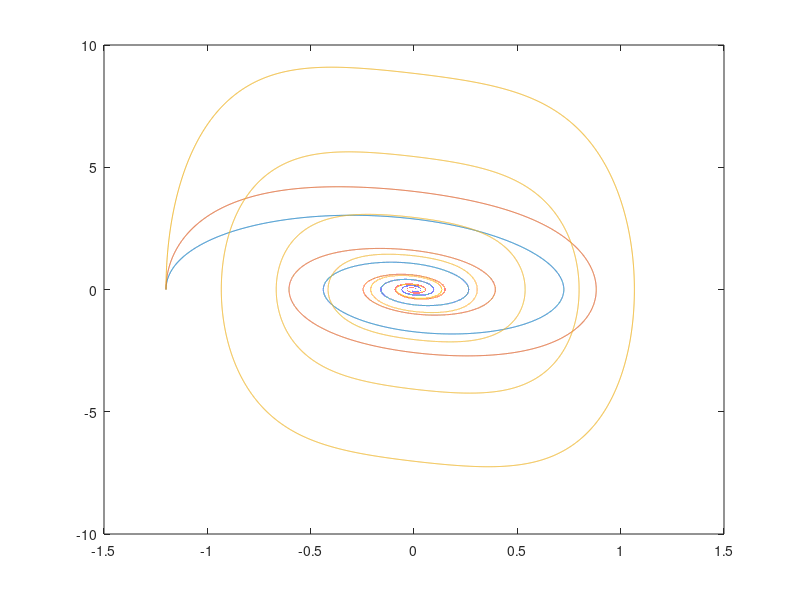

This figure's MATLAB source: (Note: this script raises an error after producing the figure.)
clearvars

m = 1;
gamma = 1;   %prova 1, 0.2 e 4(osserva grafico sx e vedi sottoperiodi e periodi maggiori)
k1 = 10;
k3 = [0, 10, 80];
%k3 = [0, 2, 10];
A = 0.05;
f0 = 1;
omega = 2*pi*f0;

t0 = 0;
durata = 20;
x0 = -1.2; %try -1.4
v0 = 0;

times = linspace(t0, durata, 1e5);



for i = 1:3
    ff = @(t, xv)[xv(2); -gamma*xv(2) - (k1/m)*xv(1) - (k3(i)/m)*xv(1)^3 + (A/m)*sin(omega * t)];
    [tt xv] = ode45(ff,times,[x0 v0]);
    xx = xv(:,1);
    vv = xv(:,2);
    plot(xx, vv);
    if i == 1
        hold on
    end
    i
end

legendentries = compose('k3 = %d', k3);
legend(legendentries)

grid on;
grid minor;

xlabel('x [u.a.]');
ylabel('v [u.a.]');

title('Distorsioni non lineari - k1 = 10');